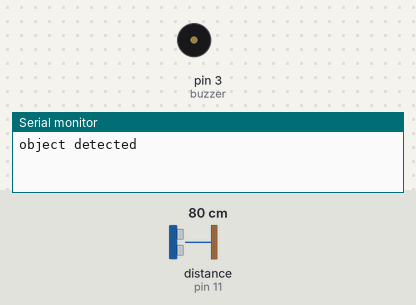
Recording of a sketch running on a simulated Arduino Uno, built with avr-gcc and run on an emulated ATmega328P. Shown: buzzer (waves = sounding), the last lines printed to the serial monitor. Wiring (inferred from the names in the program): ultrasonic range finder: trigger pin 12; echo pin 11. Inputs (shaded band) come from the test bench; at power-on: distance to the obstacle (sensor on pin 11) 80 cm. The echo pulse lasts 58.3 µs per cm.

Above: at 0.9 s.
1.9 s: distance to the obstacle (sensor on pin 11) set to 83 cm
3.9 s: distance to the obstacle (sensor on pin 11) set to 2 cm
At 4.7 s:
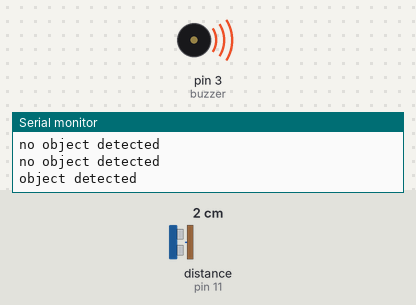
8.0 s: distance to the obstacle (sensor on pin 11) set to 120 cm
At 9.1 s:
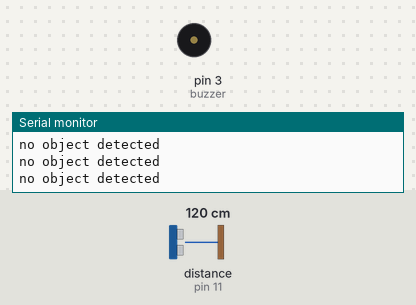
9.5 s: distance to the obstacle (sensor on pin 11) set to 4 cm
At 10.1 s:
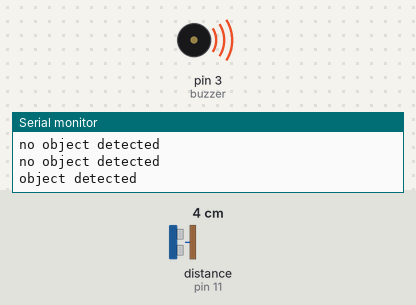
Timing chart, 0 to 14.6 s (numbered marks = the images above; inputs shaded):
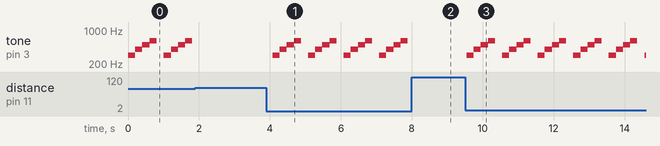

Measured:
- after the input at 1.9 s, tone on pin 3 (buzzer): stops changing and stays silent
- after the input at 3.9 s, tone on pin 3 (buzzer): silent → 300 Hz after 0.18 s, then repeats every 1.0 s: 400 Hz 0.20 s, 500 Hz 0.20 s, 600 Hz 0.20 s, silent 0.20 s, 300 Hz 0.20 s
- after the input at 8.0 s, tone on pin 3 (buzzer): stops changing and stays silent
- after the input at 9.5 s, tone on pin 3 (buzzer): silent → 300 Hz after 0.05 s, then repeats every 1.0 s: 400 Hz 0.20 s, 500 Hz 0.20 s, 600 Hz 0.20 s, silent 0.20 s, 300 Hz 0.20 s
- by itself, tone on pin 3 (buzzer): plays 300 Hz for 0.20 s, 400 Hz for 0.20 s, 500 Hz for 0.20 s, 600 Hz for 0.20 s, 300 Hz for 0.20 s, 400 Hz for 0.20 s … (8 notes in this stretch)

The sketch:

Ultra_Alarm.ino
```cpp
#define TRIGGER_PIN 12
#define ECHO_PIN 11
int buzzer = 3;
int ledPin = 5;

void setup() {
  // put your setup code here, to run once:
Serial.begin (9600);
pinMode(TRIGGER_PIN, OUTPUT);
pinMode(ECHO_PIN, INPUT);
pinMode(buzzer, OUTPUT);
}

void loop(){
int duration, distance;
digitalWrite(TRIGGER_PIN, HIGH);
delayMicroseconds(1000);
digitalWrite(TRIGGER_PIN, LOW);
duration = pulseIn(ECHO_PIN, HIGH);
distance = (duration/2) / 29.1;
if (distance >= 80 || distance <= 0){
Serial.println("no object detected");
digitalWrite(buzzer, LOW);}
else{
Serial.println("object detected");
tone(buzzer, 300);
digitalWrite(ledPin, HIGH);
delay(200);
tone(buzzer, 400);
digitalWrite(ledPin, LOW);
delay(200);
tone(buzzer, 500);
digitalWrite(ledPin, HIGH);
delay(200);
tone(buzzer, 600);
digitalWrite(ledPin, LOW);
delay(200);
noTone(buzzer);
}
delay(200);
}
```
